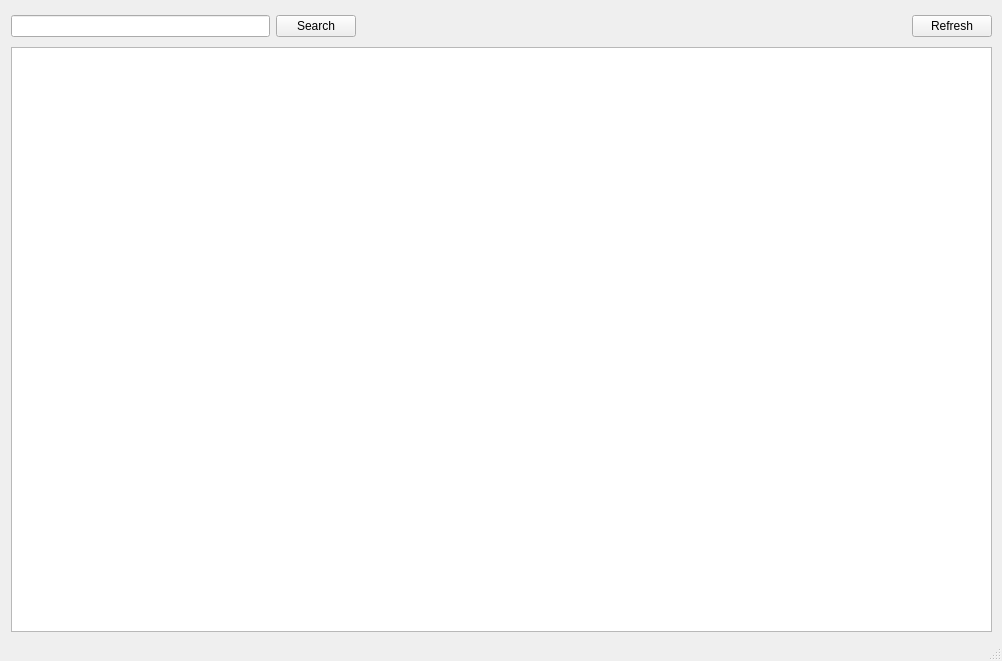
<?xml version="1.0" encoding="UTF-8"?>
<ui version="4.0">
 <class>MainWindow</class>
 <widget class="QMainWindow" name="MainWindow">
  <property name="geometry">
   <rect>
    <x>0</x>
    <y>0</y>
    <width>1002</width>
    <height>661</height>
   </rect>
  </property>
  <property name="windowTitle">
   <string>MainWindow</string>
  </property>
  <widget class="QWidget" name="centralwidget">
   <widget class="QWidget" name="verticalLayoutWidget">
    <property name="geometry">
     <rect>
      <x>11</x>
      <y>11</y>
      <width>981</width>
      <height>621</height>
     </rect>
    </property>
    <layout class="QVBoxLayout" name="verticalLayout">
     <item>
      <layout class="QHBoxLayout" name="horizontalLayout_3">
       <item>
        <widget class="QLineEdit" name="search_input"/>
       </item>
       <item>
        <widget class="QPushButton" name="search">
         <property name="enabled">
          <bool>true</bool>
         </property>
         <property name="text">
          <string>Search</string>
         </property>
        </widget>
       </item>
       <item>
        <spacer name="horizontalSpacer">
         <property name="orientation">
          <enum>Qt::Horizontal</enum>
         </property>
         <property name="sizeType">
          <enum>QSizePolicy::Expanding</enum>
         </property>
         <property name="sizeHint" stdset="0">
          <size>
           <width>550</width>
           <height>30</height>
          </size>
         </property>
        </spacer>
       </item>
       <item>
        <widget class="QPushButton" name="refresh">
         <property name="text">
          <string>Refresh</string>
         </property>
        </widget>
       </item>
      </layout>
     </item>
     <item>
      <widget class="QTableWidget" name="tableWidget"/>
     </item>
    </layout>
   </widget>
  </widget>
  <widget class="QStatusBar" name="statusbar"/>
 </widget>
 <resources/>
 <connections/>
</ui>
